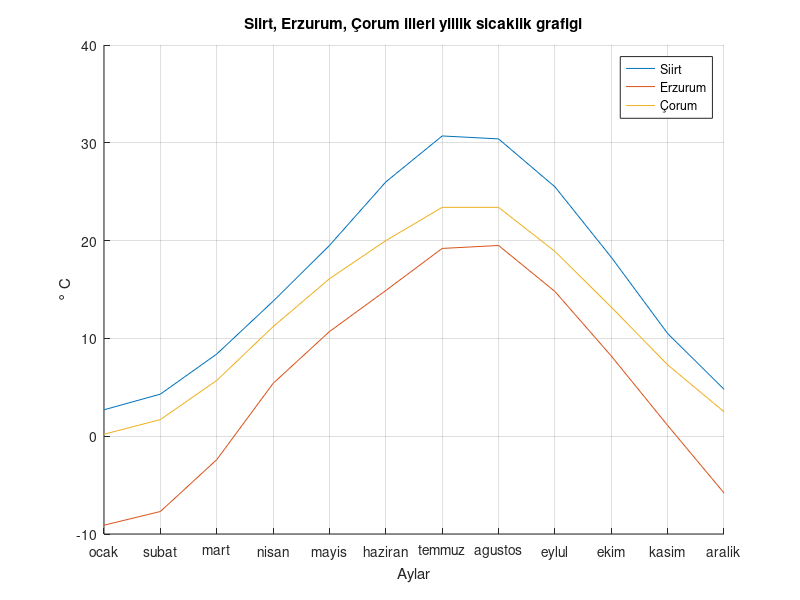

This figure's MATLAB source:
clear; close all; clc; format compact;

%Sýcaklýk deðerleri Meteoroloji GM sitesinden alýndý 
temp_mat=[2.7 4.3 8.4 13.8 19.5 26.0 30.7 30.4 25.5 18.3 10.5 4.8];
temp_mat(2,:)=[-9.1 -7.7 -2.4 5.4 10.7 14.9 19.2 19.5 14.8 8.2 1.1 -5.8];
temp_mat(3,:)=[0.2	1.7	5.7	11.2	16.1	20.0	23.4	23.4	18.9	13.2	7.3	2.5];
aylar={"ocak","subat","mart","nisan","mayis","haziran","temmuz","agustos",...
"eylul","ekim","kasim","aralik"};

% Grafik çizimi
hold on; 
plot(temp_mat(1,:)); 
plot(temp_mat(2,:));
plot(temp_mat(3,:));
set(gca,'xtick', 1:12,'xticklabel',aylar)
title('Siirt, Erzurum, Çorum illeri yillik sicaklik grafigi');
axis([1 12 -10 40]);
xlabel('Aylar'); ylabel('\deg C');
legend('Siirt','Erzurum','Çorum');
hold off;
grid on;
